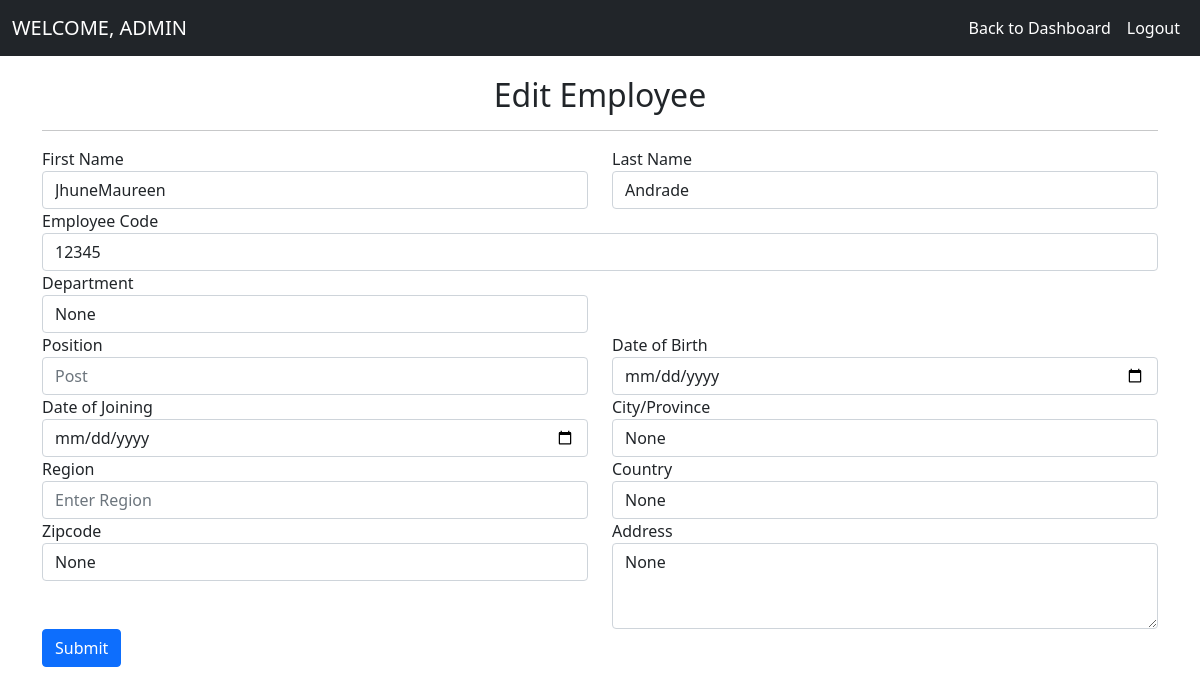
The page /employee-edit/4 (signed in) on the database as committed earlier.
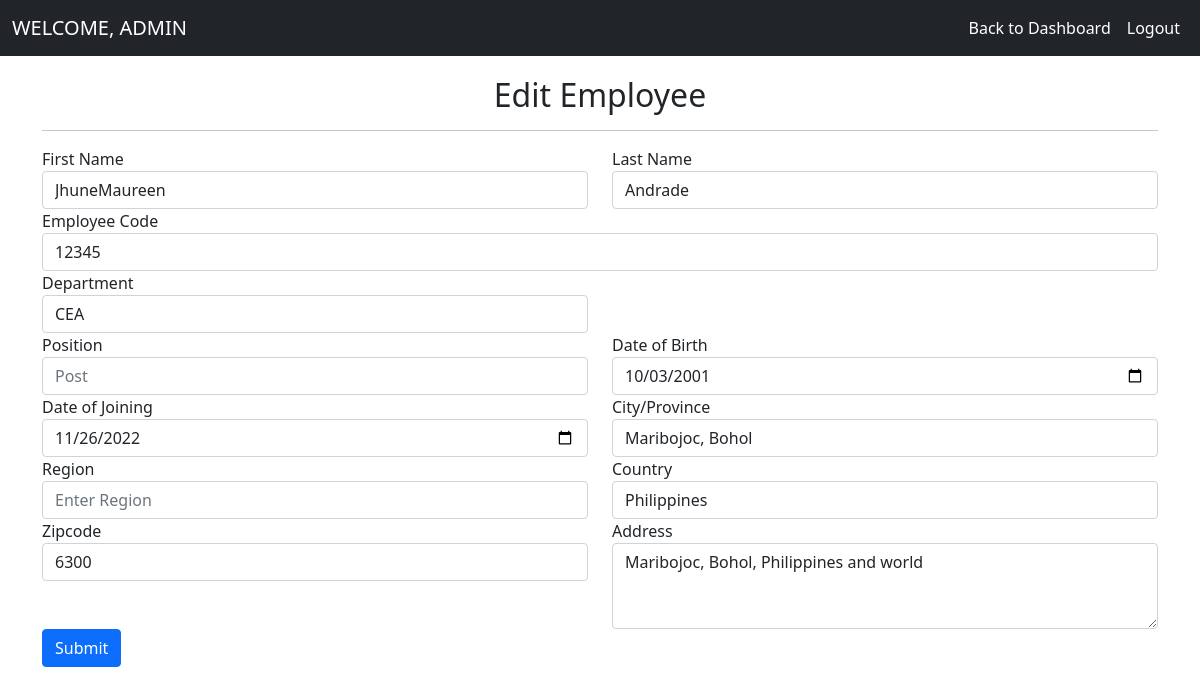
The same page on the database as committed later.
### admin_side/models.py (models this page shows, shortened)
class Employee(models.Model):
    user = models.ForeignKey(User, on_delete=models.CASCADE, null=True)
    empcode = models.CharField(max_length=100, null=True)
    dob = models.DateField(null=True, blank=True)
    doj = models.DateField(null=True, blank=True)
    department = models.CharField(max_length=100, null=True, blank=True)
    position = models.CharField(max_length=100, null=True, blank=True)
    address = models.CharField(max_length=100, null=True, blank=True)
    city = models.CharField(max_length=100, null=True, blank=True)
    country = models.CharField(max_length=100, null=True, blank=True)
    zipcode = models.CharField(max_length=100, null=True, blank=True)
    region = models.CharField(max_length=100, null=True, blank=True)
    active = models.BooleanField(default=True)
    leave_count = models.IntegerField(null=True, blank=True, default=0)
    on_leave = models.BooleanField(default=False)

### admin_side/views.py (the view, shortened to what this page needs)
# urls.py: path('employee-edit/<int:pid>', edit_employee, name="edit_employee"),
def edit_employee(request, pid):
    if not request.user.is_authenticated:
        return redirect('admin_login')
    error = ""
    emp_data =Employee.objects.get(id=pid)
    d = {'error': error,'emp_data': emp_data}
    return render(request, 'edit_employeee.html', d)

### admin_side/templates/edit_employeee.html (shortened to what this page needs)
{% extends 'admin_home.html' %}
{% block body %}
<div class="container">
    <h2 style="margin-top:20px" align="center">Edit Employee</h2><hr>
<form method="post" action="" enctype="multipart/form-data">
    <div class="row">
      <div class="col-sm-6">
        <div class="form-group">
            <label>First Name</label>
            <input type="text" name="firstname" placeholder="Enter First Name"  class="form-control"  value="{{emp_data.user.first_name}}" pattern="[A-Za-z]+">
        </div>
    </div>
    <div class="col-sm-6">
        <div class="form-group">
            <label>Last Name</label>
            <input type="text" name="lastname" placeholder="Enter Last Name"  class="form-control" value="{{emp_data.user.last_name}}" pattern="[A-Za-z]+">
        </div>
    </div>
    <div class="col-sm-12">
      <div class="form-group">
          <label>Employee Code</label>
          <input type="text" name="empcode" value="{{emp_data.empcode}}" placeholder="Employee Code" required class="form-control" pattern="[0-9]+">
      </div>
  </div>
    <div class="form-group col-md-6">
      <label for="inputPassword4">Department</label>
      <input type="text" class="form-control" name="department" id="inputPassword4" value="{{emp_data.department}}" required placeholder="Department">
    </div>
  </div>
    <div class="row">
    <div class="form-group col-md-6">
      <label for="inputEmail4">Position</label>
      <input type="text" class="form-control" name="position" id="inputEmail4" value="{{emp_data.post}}" required placeholder="Post">
    </div>
    <div class="form-group col-md-6">
      <label for="inputPassword4">Date of Birth</label>
      <input type="date" class="form-control" name="dob" id="inputPassword4"  value="{{emp_data.dob|date:"Y-m-d"}}" required>
    </div>
    </div>
    <div class="row">
    <div class="form-group col-md-6">
      <label for="inputEmail4">Date of Joining</label>
      <input type="date" class="form-control" name="doj" id="inputEmail4" value="{{emp_data.doj|date:"Y-m-d"}}" required>
    </div>
    <div class="form-group col-md-6">
      <label for="inputPassword4">City/Province</label>
      <input type="text" class="form-control" name="city" id="inputPassword4"  value="{{emp_data.city}}" required placeholder="Enter City/Province">
    </div>
    </div>
    <div class="row">
        <div class="form-group col-md-6">
          <label for="inputEmail4">Region</label>
          <input type="text" class="form-control" name="region" id="inputEmail4" value="{{emp_data.state}}" required placeholder="Enter Region">
        </div>
        <div class="form-group col-md-6">
          <label for="inputPassword4">Country</label>
          <input type="text" class="form-control" name="country" id="inputPassword4" value="{{emp_data.country}}" required placeholder="Enter Country">
        </div>
    </div>
    <div class="row">
        <div class="form-group col-md-6">
          <label for="inputEmail4">Zipcode</label>
          <input type="text" class="form-control" name="zipcode" id="inputEmail4" value="{{emp_data.zipcode}}" required placeholder="Enter zipcode">
        </div>
        <div class="form-group col-md-6">
            <label for="exampleFormControlTextarea1">Address</label>
            <textarea class="form-control" id="exampleFormControlTextarea1" name="address" rows="3">{{emp_data.address}}</textarea>
        </div>
    </div>
  <button type="submit" class="btn btn-primary">Submit</button>
</form>
</div>
{% endblock  %}

Rows that differ between the two databases and show on the page:
changed Employee "JhuneMaureen": department "None" → "CEA"; dob (not shown) → "10/03/2001"; doj (not shown) → "11/26/2022"; city "None" → "Maribojoc, Bohol"; country "None" → "Philippines"; zipcode "None" → "6300"; address "None" → "Maribojoc, Bohol, Philippines and world"
